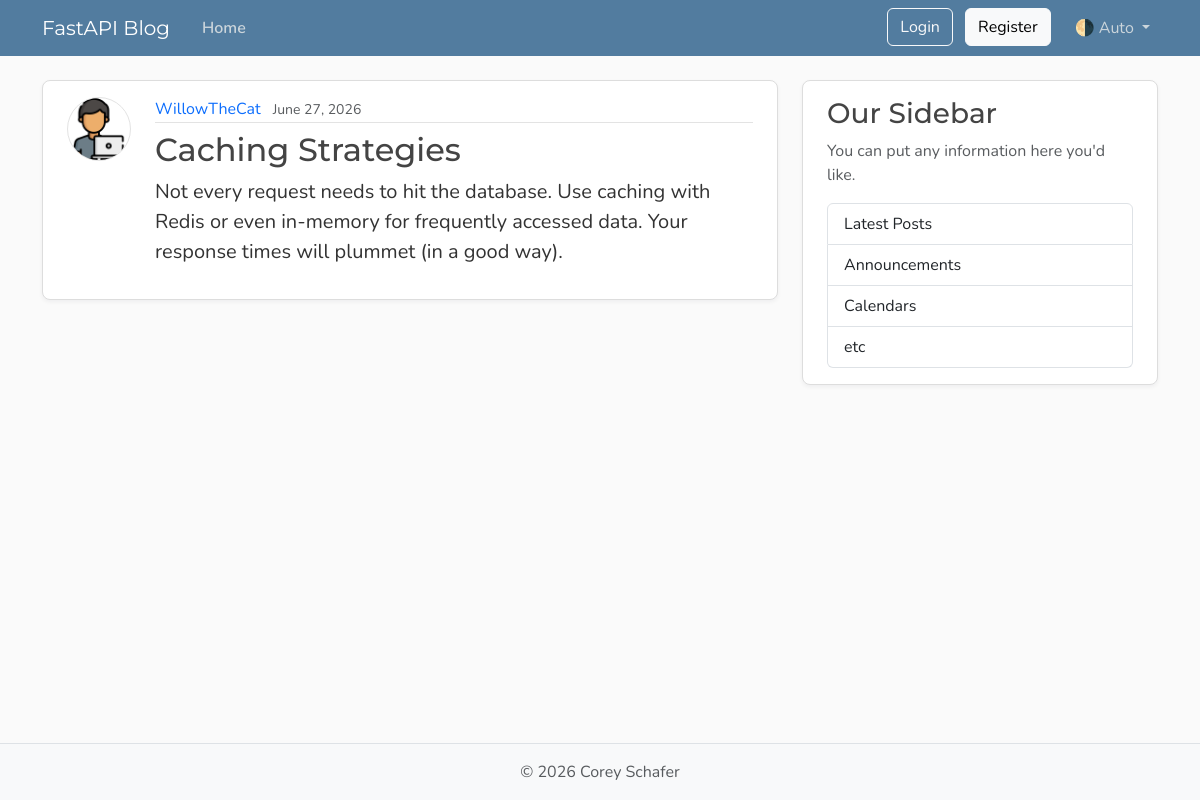
The page /posts/4 on the database its author committed.
### models.py (models this page shows, shortened)
class User(Base):
    __tablename__ = "users"
    id: Mapped[int] = mapped_column(Integer, primary_key=True, index=True)
    username: Mapped[str] = mapped_column(String(50), unique=True, nullable=False)
    email: Mapped[str] = mapped_column(String(120), unique=True, nullable=False)
    password_hash: Mapped[str] = mapped_column(String(200), nullable=False)
    image_file: Mapped[str | None] = mapped_column(
        String(200),
        nullable=True,
        default=None
    )
    posts: Mapped[list[Post]] = relationship(back_populates="author", cascade="all, delete-orphan")

class Post(Base):
    __tablename__ = "posts"
    id: Mapped[int] = mapped_column(Integer, primary_key=True, index=True)
    title: Mapped[str] = mapped_column(String(100), nullable=False)
    content: Mapped[str] = mapped_column(Text, nullable=False)
    user_id: Mapped[int] = mapped_column(
        ForeignKey("users.id"),
        nullable=False,
        index=True
    )
    date_posted: Mapped[datetime] = mapped_column(
        DateTime(timezone=True),
        default=lambda: datetime.now(UTC)
    )
    author: Mapped[User] = relationship(back_populates="posts")

### main.py (the view)
@app.get("/posts/{post_id}", include_in_schema=False)
async def post_page(
    request: Request,
    post_id: int,
    db: Annotated[AsyncSession, Depends(get_db)],
):
    result = await db.execute(select(models.Post)
                    .options(selectinload(models.Post.author))
                    .where(models.Post.id == post_id))
    post = result.scalars().first()
    if post:
        title = post.title[:50]
        return templates.TemplateResponse(
            request,
            "post.html",
            {"post": post, "title": title},
        )
    raise HTTPException(status_code=status.HTTP_404_NOT_FOUND,detail="Post not found",)

### templates/post.html (shortened to what this page needs)
{% extends "layout.html" %}
{% block content %}
    <article class="content-section py-3 px-4 mb-4">
        <div class="d-flex align-items-start gap-4">
            <img class="rounded-circle article-img flex-shrink-0"
                 src="{{ post.author.image_path }}"
                 alt="{{ post.author.username }}'s profile picture"
                 width="64"
                 height="64"
                 loading="lazy">
            <div class="flex-grow-1">
                <div class="article-metadata mb-2">
                    <a class="me-2"
                       href="{{ url_for("user_posts", user_id=post.author.id) }}">{{ post.author.username }}</a>
                    <small class="text-body-secondary">{{ post.date_posted.strftime("%B %d, %Y") }}</small>
                </div>
                <h2 class="article-title">{{ post.title }}</h2>
                <p class="article-content">{{ post.content }}</p>
            </div>
        </div>
    </article>
{% endblock content %}

### static/css/main.css (style rules this page uses)
:root { --font-heading: "Montserrat", system-ui, -apple-system, BlinkMacSystemFont, sans-serif; --font-body: "Nunito", system-ui, -apple-system, BlinkMacSystemFont, sans-serif; --color-bg-body: #fafafa; --color-bg-content: #ffffff; --color-text-primary: #333333; --color-text-heading: #444444; --color-steel: #527c9f; --color-nav-link: #cbd5db; --color-nav-link-hover: #ffffff; --color-link-hover: #428bca; --color-border: #dddddd; --color-border-light: #e3e3e3; --spacing-xl: 5rem; --article-img-size: 4rem; --account-img-size: 7.813rem; }
body { font-family: var(--font-body); background: var(--color-bg-body); color: var(--color-text-primary); }
h1, h2, h3, h4, h5, h6 { font-family: var(--font-heading); color: var(--color-text-heading); }
a { text-decoration: none; }
.content-section { background: var(--color-bg-content); border: 1px solid var(--color-border); border-radius: 0.5rem; box-shadow: 0 2px 4px rgba(15, 23, 42, 0.05); transition: box-shadow 0.15s ease, transform 0.15s ease, border-color 0.15s ease; }
.article-title { color: var(--color-text-heading); transition: color 0.2s ease-in-out; }
.article-content { white-space: pre-line; font-size: 1.25rem; }
.article-img { height: var(--article-img-size); width: var(--article-img-size); flex-shrink: 0; object-fit: cover; border: 1px solid var(--color-border-light); box-shadow: 0 0 0 2px var(--color-bg-content); }
.article-metadata { padding-bottom: 0.063rem; border-bottom: 1px solid var(--color-border-light); }
.article-metadata a { transition: color 0.2s ease-in-out; }

### rows shown on the page
User: author.username "WillowTheCat"
Post: date_posted "June 27, 2026", title "Caching Strategies", content "Not every request needs to hit the database. Use caching with Redis or even in-memory for frequently accessed data. Your response times will plummet (in a good way)."
